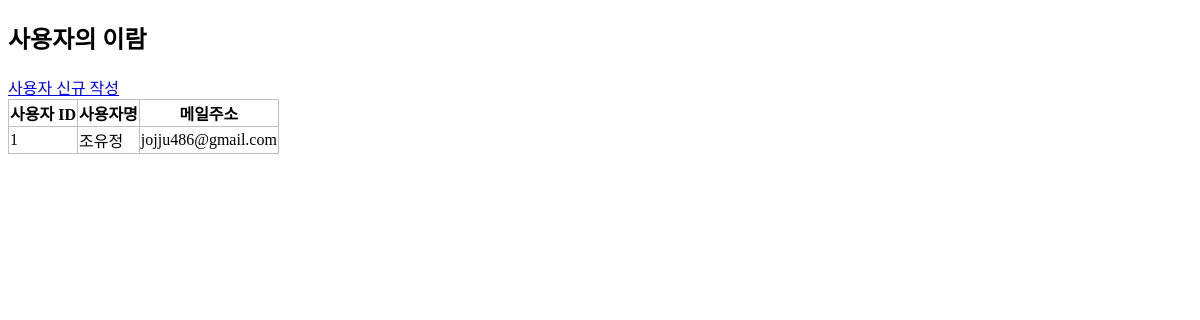
Page /crud/users on the earlier database version.
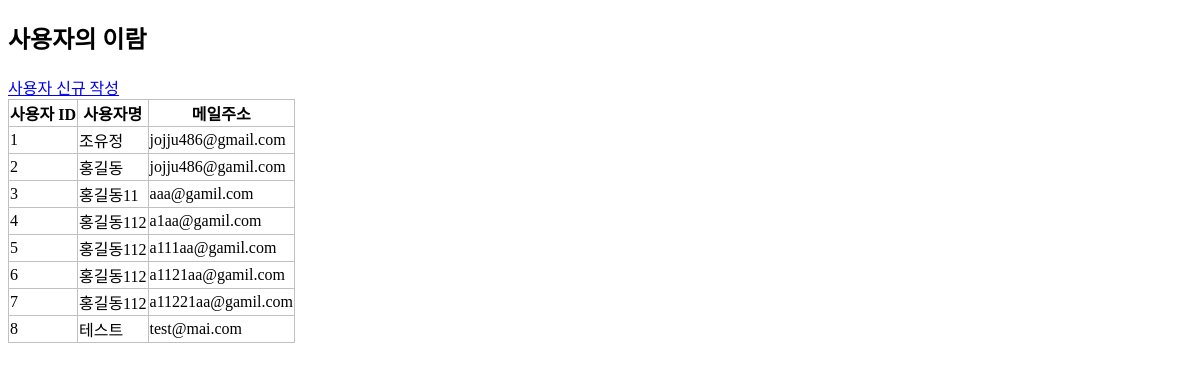
Same page on the later database version.
### apps/crud/models.py (models this page shows, shortened)
class User(db.Model):
    __tablename__ = "users"
    id = db.Column(db.Integer, primary_key=True)
    username = db.Column(db.String, index=True)
    email = db.Column(db.String, unique=True, index=True)
    password_hash = db.Column(db.String)
    created_at = db.Column(db.DateTime, default=datetime.now)
    updated_at = db.Column(db.DateTime, default=datetime.now, onupdate=datetime.now)
    print("!!!!!!!!!!!!!!!!!!!!!!!!!!!!!!!!!!",id)
    @property
    def password(self):
        raise AttributeError("읽어 들일 수 없음")

### apps/crud/views.py (the view)
@crud.route('/users')
def users():
    users = User.query.all()
    print("aaaaaaaaaaaaaaaaaaaaaaaaaaaaaa")
    print(users)
    return render_template('crud/index.html',users=users)

### apps/crud/templates/crud/index.html (shortened to what this page needs)
<!DOCTYPE html>
<html lang="ko">
    <head>
        <link rel="stylesheet" href="{{url_for('crud.static',filename='style.css')}}" />
    </head>
    <body>
        <h2>사용자의 이람</h2>
        <a href="{{ url_for('crud.create_user')}}">사용자 신규 작성</a>
        <table>
            <tr>
                <th>사용자 ID</th>
                <th>사용자명</th>
                <th>메일주소</th>
            </tr>
            {% for i in users %}
                <tr>
                    <td>{{ i.id }}</td>
                    <td>{{ i.username }}</td>
                    <td>{{ i.email }}</td>
                </tr>
            {% endfor %}
        </table>
    </body>
</html>

### apps/crud/static/style.css (style rules this page uses)
table { border-collapse: collapse; }
table, th, td { border: 1px solid #c0c0c0; }

Differences in the rows shown:
added User: id "2", username "홍길동", email "jojju486@gamil.com"
added User: id "3", username "홍길동11", email "aaa@gamil.com"
added User: id "4", username "홍길동112", email "a1aa@gamil.com"
added User: id "5", username "홍길동112", email "a111aa@gamil.com"
added User: id "6", username "홍길동112", email "a1121aa@gamil.com"
added User: id "7", username "홍길동112", email "a11221aa@gamil.com"
added User: id "8", username "테스트", email "test@mai.com"
